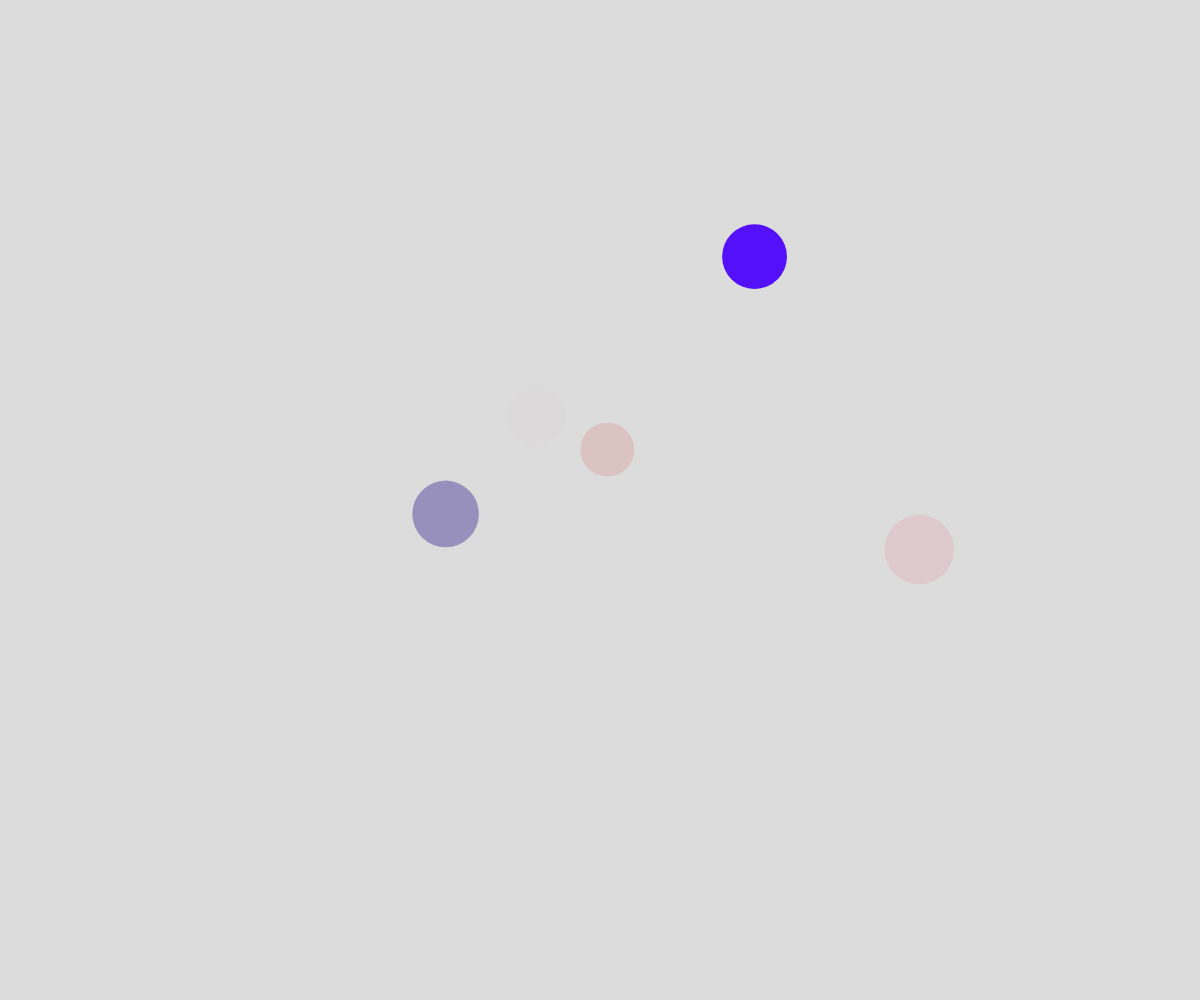
Frame 1 (no input)
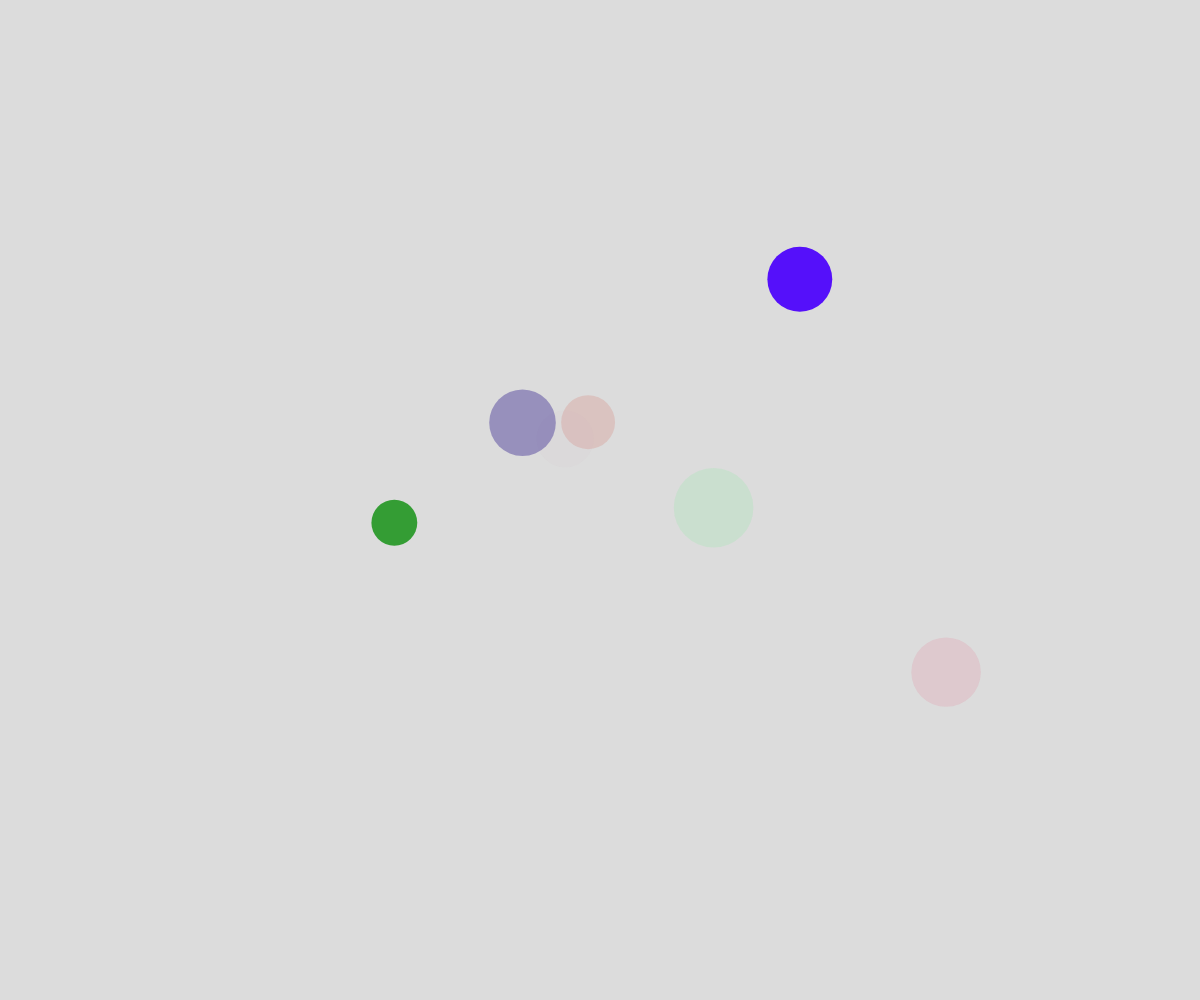
Frame 60 (no input)
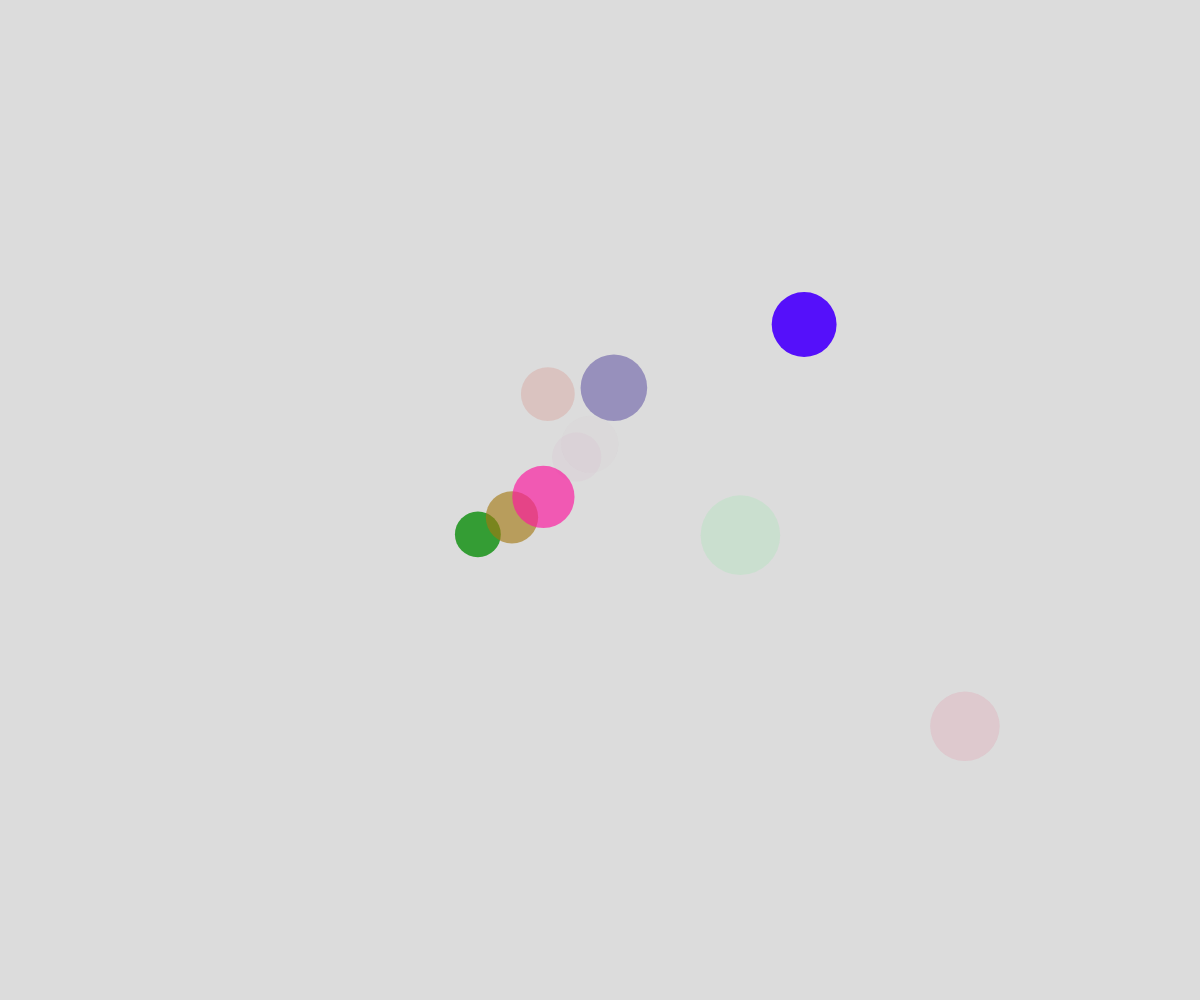
Frame 120 (the mouse pressed at the canvas centre since frame 60)

The p5.js sketch that drew these frames (run headless with seeded random() and noise() and a simulated clock; from frame 60 on, the mouse is pressed at the canvas centre):

// p5.js sketch
// ── sketch.js
// Bubble Array Object Notation Demo
// Removing objects from the array

let theBubbles = [];

function setup() {
  createCanvas(windowWidth, windowHeight);
  noStroke();

  for(let i = 0; i < 5; i++){
    spawnBubble();
  }

  //create a new bubble every half a second
  window.setInterval(spawnBubble, 500);
}

function draw() {
  background(220);
  // moveBubbleRandomly();
  moveBubblesWithNoise();
  displayBubbles();
}

function mousePressed(){
  for(let bubble of theBubbles){
    if(clickedInBubble(mouseX, mouseY, bubble)){
      let theIndex = theBubbles.indexOf(bubble);
      theBubbles.splice(theIndex, 1);
    }
  }
}

function clickedInBubble(x,y, theBubble){
  let distanceAway = dist(x, y, theBubble.x, theBubble.y);
  if (distanceAway < theBubble.radius){
    return true;
  }
  else{
    return false;
  }
}

function displayBubbles(){
  for(let bubble of theBubbles){
    fill(bubble.r, bubble.g, bubble.b, bubble.alpha);
    circle(bubble.x, bubble.y, bubble.radius * 2);
  }
}

function moveBubblesWithNoise(){
  for(let bubble of theBubbles){
    let x = noise(bubble.timeX) * width;
    let y = noise(bubble.timeY) * height;

    bubble.x = x;
    bubble.y = y;

    bubble.timeX += bubble.deltaTime;
    bubble.timeY += bubble.deltaTime;
  }
}

function moveBubbleRandomly(){
  for(let bubble of theBubbles){
    let choice = random(100);
    if(choice < 50){
      //move up
      bubble.y -= bubble.speed;
    }
    else if(choice < 65){
      bubble.y += bubble.speed;
    }
    else if(choice < 80){
      bubble.x += bubble.speed;
    }

    else{
      bubble.x -= bubble.speed;
    }
  }
}

function spawnBubble(){
  let someBubble = {
    x: random(width),
    y: height + random(0,25),
    speed: random(2,5),
    radius: random(20,40),
    r: random(255),
    g: random(255),
    b: random(255),
    alpha: random(255),
    timeX: random(1000000),
    timeY: random(1000000),
    deltaTime: 0.002,
  };
  theBubbles.push(someBubble);
}
